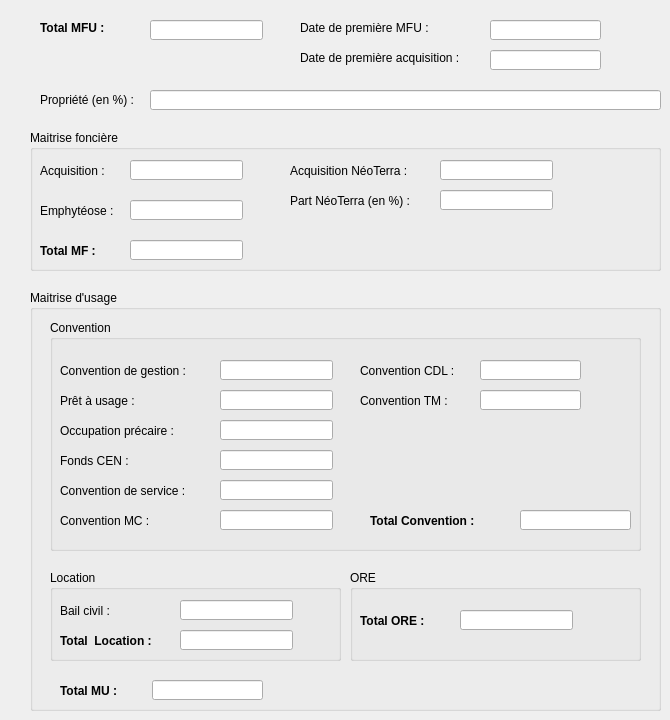
   <widget class="QWidget" name="tab">
    <attribute name="title">
     <string>MFU</string>
    </attribute>
    <widget class="QLabel" name="label_7">
     <property name="geometry">
      <rect>
       <x>40</x>
       <y>20</y>
       <width>81</width>
       <height>16</height>
      </rect>
     </property>
     <property name="font">
      <font>
       <weight>75</weight>
       <bold>true</bold>
      </font>
     </property>
     <property name="text">
      <string>Total MFU :</string>
     </property>
    </widget>
    <widget class="QGroupBox" name="groupBox_2">
     <property name="geometry">
      <rect>
       <x>30</x>
       <y>130</y>
       <width>631</width>
       <height>141</height>
      </rect>
     </property>
     <property name="title">
      <string>Maitrise foncière</string>
     </property>
     <widget class="QLineEdit" name="mf_total_achat">
      <property name="geometry">
       <rect>
        <x>100</x>
        <y>30</y>
        <width>113</width>
        <height>20</height>
       </rect>
      </property>
     </widget>
     <widget class="QLineEdit" name="mf_total_emphy">
      <property name="geometry">
       <rect>
        <x>100</x>
        <y>70</y>
        <width>113</width>
        <height>20</height>
       </rect>
      </property>
     </widget>
     <widget class="QLineEdit" name="mf_total_achat_neoterra">
      <property name="geometry">
       <rect>
        <x>410</x>
        <y>30</y>
        <width>113</width>
        <height>20</height>
       </rect>
      </property>
     </widget>
     <widget class="QLineEdit" name="mf_total">
      <property name="geometry">
       <rect>
        <x>100</x>
        <y>110</y>
        <width>113</width>
        <height>20</height>
       </rect>
      </property>
     </widget>
     <widget class="QLineEdit" name="mf_achat_part_neoterra">
      <property name="geometry">
       <rect>
        <x>410</x>
        <y>60</y>
        <width>113</width>
        <height>20</height>
       </rect>
      </property>
     </widget>
     <widget class="QLabel" name="label_9">
      <property name="geometry">
       <rect>
        <x>10</x>
        <y>30</y>
        <width>141</width>
        <height>21</height>
       </rect>
      </property>
      <property name="font">
       <font>
        <weight>50</weight>
        <bold>false</bold>
       </font>
      </property>
      <property name="text">
       <string>Acquisition :</string>
      </property>
     </widget>
     <widget class="QLabel" name="label_10">
      <property name="geometry">
       <rect>
        <x>10</x>
        <y>70</y>
        <width>141</width>
        <height>21</height>
       </rect>
      </property>
      <property name="font">
       <font>
        <weight>50</weight>
        <bold>false</bold>
       </font>
      </property>
      <property name="text">
       <string>Emphytéose :</string>
      </property>
     </widget>
     <widget class="QLabel" name="label_11">
      <property name="geometry">
       <rect>
        <x>260</x>
        <y>30</y>
        <width>141</width>
        <height>21</height>
       </rect>
      </property>
      <property name="font">
       <font>
        <weight>50</weight>
        <bold>false</bold>
       </font>
      </property>
      <property name="text">
       <string>Acquisition NéoTerra :</string>
      </property>
     </widget>
     <widget class="QLabel" name="label_12">
      <property name="geometry">
       <rect>
        <x>260</x>
        <y>60</y>
        <width>141</width>
        <height>21</height>
       </rect>
      </property>
      <property name="font">
       <font>
        <weight>50</weight>
        <bold>false</bold>
       </font>
      </property>
      <property name="text">
       <string>Part NéoTerra (en %) :</string>
      </property>
     </widget>
     <widget class="QLabel" name="label_13">
      <property name="geometry">
       <rect>
        <x>10</x>
        <y>110</y>
        <width>121</width>
        <height>21</height>
       </rect>
      </property>
      <property name="font">
       <font>
        <weight>75</weight>
        <bold>true</bold>
       </font>
      </property>
      <property name="text">
       <string>Total MF :</string>
      </property>
     </widget>
    </widget>
    <widget class="QGroupBox" name="groupBox_3">
     <property name="geometry">
      <rect>
       <x>30</x>
       <y>290</y>
       <width>631</width>
       <height>421</height>
      </rect>
     </property>
     <property name="title">
      <string>Maitrise d'usage</string>
     </property>
     <widget class="QGroupBox" name="groupBox_7">
      <property name="geometry">
       <rect>
        <x>20</x>
        <y>30</y>
        <width>591</width>
        <height>231</height>
       </rect>
      </property>
      <property name="title">
       <string>Convention</string>
      </property>
      <widget class="QLineEdit" name="mu_total_convention_cdl">
       <property name="geometry">
        <rect>
         <x>430</x>
         <y>40</y>
         <width>101</width>
         <height>20</height>
        </rect>
       </property>
       <property name="toolTip">
        <string>Convention de gestion avec le Conservatoire du littoral</string>
       </property>
      </widget>
      <widget class="QLabel" name="label_31">
       <property name="geometry">
        <rect>
         <x>10</x>
         <y>70</y>
         <width>141</width>
         <height>21</height>
        </rect>
       </property>
       <property name="font">
        <font>
         <weight>50</weight>
         <bold>false</bold>
        </font>
       </property>
       <property name="text">
        <string>Prêt à usage :</string>
       </property>
      </widget>
      <widget class="QLabel" name="label_32">
       <property name="geometry">
        <rect>
         <x>10</x>
         <y>130</y>
         <width>141</width>
         <height>21</height>
        </rect>
       </property>
       <property name="font">
        <font>
         <weight>50</weight>
         <bold>false</bold>
        </font>
       </property>
       <property name="toolTip">
        <string>Convention de gestion entre le CEN et le Fonds de dotation / la Fondation des CEN</string>
       </property>
       <property name="text">
        <string>Fonds CEN :</string>
       </property>
      </widget>
      <widget class="QLineEdit" name="mu_total_convention_occ_precaire">
       <property name="geometry">
        <rect>
         <x>170</x>
         <y>100</y>
         <width>113</width>
         <height>20</height>
        </rect>
       </property>
      </widget>
      <widget class="QLabel" name="label_33">
       <property name="geometry">
        <rect>
         <x>10</x>
         <y>40</y>
         <width>141</width>
         <height>21</height>
        </rect>
       </property>
       <property name="font">
        <font>
         <weight>50</weight>
         <bold>false</bold>
        </font>
       </property>
       <property name="text">
        <string>Convention de gestion :</string>
       </property>
      </widget>
      <widget class="QLineEdit" name="mu_total_convention_gestion">
       <property name="geometry">
        <rect>
         <x>170</x>
         <y>40</y>
         <width>113</width>
         <height>20</height>
        </rect>
       </property>
      </widget>
      <widget class="QLabel" name="label_35">
       <property name="geometry">
        <rect>
         <x>10</x>
         <y>100</y>
         <width>121</width>
         <height>21</height>
        </rect>
       </property>
       <property name="font">
        <font>
         <weight>50</weight>
         <bold>false</bold>
        </font>
       </property>
       <property name="text">
        <string>Occupation précaire :</string>
       </property>
      </widget>
      <widget class="QLineEdit" name="mu_total_pret_usage">
       <property name="geometry">
        <rect>
         <x>170</x>
         <y>70</y>
         <width>113</width>
         <height>20</height>
        </rect>
       </property>
      </widget>
      <widget class="QLineEdit" name="mu_total_convention_fondation">
       <property name="geometry">
        <rect>
         <x>170</x>
         <y>130</y>
         <width>113</width>
         <height>20</height>
        </rect>
       </property>
       <property name="toolTip">
        <string>Convention de gestion entre le CEN et le Fonds de dotation / la Fondation des CEN</string>
       </property>
      </widget>
      <widget class="QLabel" name="label_34">
       <property name="geometry">
        <rect>
         <x>310</x>
         <y>40</y>
         <width>101</width>
         <height>21</height>
        </rect>
       </property>
       <property name="font">
        <font>
         <weight>50</weight>
         <bold>false</bold>
        </font>
       </property>
       <property name="toolTip">
        <string>Convention de gestion avec le Conservatoire du littoral</string>
       </property>
       <property name="text">
        <string>Convention CDL :</string>
       </property>
      </widget>
      <widget class="QLineEdit" name="mu_total_convention_service">
       <property name="geometry">
        <rect>
         <x>170</x>
         <y>160</y>
         <width>113</width>
         <height>20</height>
        </rect>
       </property>
       <property name="toolTip">
        <string>Convention dans le cadre de prestations de services</string>
       </property>
       <property name="text">
        <string/>
       </property>
      </widget>
      <widget class="QLabel" name="label_36">
       <property name="geometry">
        <rect>
         <x>310</x>
         <y>70</y>
         <width>141</width>
         <height>21</height>
        </rect>
       </property>
       <property name="font">
        <font>
         <weight>50</weight>
         <bold>false</bold>
        </font>
       </property>
       <property name="toolTip">
        <string>Convention de gestion sur terrains militaires</string>
       </property>
       <property name="text">
        <string>Convention TM : </string>
       </property>
      </widget>
      <widget class="QLabel" name="label_37">
       <property name="geometry">
        <rect>
         <x>10</x>
         <y>160</y>
         <width>141</width>
         <height>21</height>
        </rect>
       </property>
       <property name="font">
        <font>
         <weight>50</weight>
         <bold>false</bold>
        </font>
       </property>
       <property name="toolTip">
        <string>Convention dans le cadre de prestations de services</string>
       </property>
       <property name="text">
        <string>Convention de service :</string>
       </property>
      </widget>
      <widget class="QLineEdit" name="mu_total_convention_tm">
       <property name="geometry">
        <rect>
         <x>430</x>
         <y>70</y>
         <width>101</width>
         <height>20</height>
        </rect>
       </property>
       <property name="toolTip">
        <string>Convention de gestion sur terrains militaires</string>
       </property>
       <property name="text">
        <string/>
       </property>
      </widget>
      <widget class="QLabel" name="label_38">
       <property name="geometry">
        <rect>
         <x>10</x>
         <y>190</y>
         <width>141</width>
         <height>21</height>
        </rect>
       </property>
       <property name="font">
        <font>
         <weight>50</weight>
         <bold>false</bold>
        </font>
       </property>
       <property name="toolTip">
        <string>Convention sur un site en mesures compensatoires</string>
       </property>
       <property name="text">
        <string>Convention MC :</string>
       </property>
      </widget>
      <widget class="QLineEdit" name="mu_total_convention_mc">
       <property name="geometry">
        <rect>
         <x>170</x>
         <y>190</y>
         <width>113</width>
         <height>20</height>
        </rect>
       </property>
       <property name="toolTip">
        <string>Convention sur un site en mesures compensatoires</string>
       </property>
      </widget>
      <widget class="QLabel" name="label_65">
       <property name="geometry">
        <rect>
         <x>320</x>
         <y>190</y>
         <width>121</width>
         <height>21</height>
        </rect>
       </property>
       <property name="font">
        <font>
         <weight>75</weight>
         <bold>true</bold>
        </font>
       </property>
       <property name="text">
        <string>Total Convention :</string>
       </property>
      </widget>
      <widget class="QLineEdit" name="mu_total_convention">
       <property name="geometry">
        <rect>
         <x>470</x>
         <y>190</y>
         <width>111</width>
         <height>20</height>
        </rect>
       </property>
      </widget>
     </widget>
     <widget class="QGroupBox" name="groupBox_6">
      <property name="geometry">
       <rect>
        <x>20</x>
        <y>280</y>
        <width>291</width>
        <height>91</height>
       </rect>
      </property>
      <property name="title">
       <string>Location</string>
      </property>
      <widget class="QLabel" name="label_29">
       <property name="geometry">
        <rect>
         <x>10</x>
         <y>30</y>
         <width>81</width>
         <height>21</height>
        </rect>
       </property>
       <property name="font">
        <font>
         <weight>50</weight>
         <bold>false</bold>
        </font>
       </property>
       <property name="text">
        <string>Bail civil :</string>
       </property>
      </widget>
      <widget class="QLineEdit" name="mu_total_location_bail_civil">
       <property name="geometry">
        <rect>
         <x>130</x>
         <y>30</y>
         <width>113</width>
         <height>20</height>
        </rect>
       </property>
      </widget>
      <widget class="QLineEdit" name="mu_total_location">
       <property name="geometry">
        <rect>
         <x>130</x>
         <y>60</y>
         <width>113</width>
         <height>20</height>
        </rect>
       </property>
      </widget>
      <widget class="QLabel" name="label_30">
       <property name="geometry">
        <rect>
         <x>10</x>
         <y>60</y>
         <width>101</width>
         <height>21</height>
        </rect>
       </property>
       <property name="font">
        <font>
         <weight>75</weight>
         <bold>true</bold>
        </font>
       </property>
       <property name="text">
        <string>Total  Location :</string>
       </property>
      </widget>
     </widget>
     <widget class="QGroupBox" name="groupBox_5">
      <property name="geometry">
       <rect>
        <x>320</x>
        <y>280</y>
        <width>291</width>
        <height>91</height>
       </rect>
      </property>
      <property name="title">
       <string>ORE</string>
      </property>
      <widget class="QLabel" name="label_14">
       <property name="geometry">
        <rect>
         <x>10</x>
         <y>40</y>
         <width>81</width>
         <height>21</height>
        </rect>
       </property>
       <property name="font">
        <font>
         <weight>75</weight>
         <bold>true</bold>
        </font>
       </property>
       <property name="text">
        <string>Total ORE :</string>
       </property>
      </widget>
      <widget class="QLineEdit" name="mu_total_ore">
       <property name="geometry">
        <rect>
         <x>110</x>
         <y>40</y>
         <width>113</width>
         <height>20</height>
        </rect>
       </property>
      </widget>
     </widget>
     <widget class="QLabel" name="label_39">
      <property name="geometry">
       <rect>
        <x>30</x>
        <y>390</y>
        <width>121</width>
        <height>21</height>
       </rect>
      </property>
      <property name="font">
       <font>
        <weight>75</weight>
        <bold>true</bold>
       </font>
      </property>
      <property name="text">
       <string>Total MU :</string>
      </property>
     </widget>
     <widget class="QLineEdit" name="mu_total">
      <property name="geometry">
       <rect>
        <x>122</x>
        <y>390</y>
        <width>111</width>
        <height>20</height>
       </rect>
      </property>
     </widget>
    </widget>
    <widget class="QLineEdit" name="mfu_total">
     <property name="geometry">
      <rect>
       <x>150</x>
       <y>20</y>
       <width>113</width>
       <height>20</height>
      </rect>
     </property>
    </widget>
    <widget class="QLabel" name="label_8">
     <property name="geometry">
      <rect>
       <x>300</x>
       <y>20</y>
       <width>151</width>
       <height>16</height>
      </rect>
     </property>
     <property name="font">
      <font>
       <weight>50</weight>
       <bold>false</bold>
      </font>
     </property>
     <property name="text">
      <string>Date de première MFU :</string>
     </property>
    </widget>
    <widget class="QLineEdit" name="date_premiere_mfu">
     <property name="geometry">
      <rect>
       <x>490</x>
       <y>20</y>
       <width>111</width>
       <height>20</height>
      </rect>
     </property>
    </widget>
    <widget class="QLabel" name="label_16">
     <property name="geometry">
      <rect>
       <x>300</x>
       <y>50</y>
       <width>171</width>
       <height>16</height>
      </rect>
     </property>
     <property name="font">
      <font>
       <weight>50</weight>
       <bold>false</bold>
      </font>
     </property>
     <property name="text">
      <string>Date de première acquisition :</string>
     </property>
    </widget>
    <widget class="QLineEdit" name="date_premiere_acqui">
     <property name="geometry">
      <rect>
       <x>490</x>
       <y>50</y>
       <width>111</width>
       <height>20</height>
      </rect>
     </property>
    </widget>
    <widget class="QLabel" name="label_17">
     <property name="geometry">
      <rect>
       <x>40</x>
       <y>90</y>
       <width>121</width>
       <height>20</height>
      </rect>
     </property>
     <property name="font">
      <font>
       <weight>50</weight>
       <bold>false</bold>
      </font>
     </property>
     <property name="text">
      <string>Propriété (en %) : </string>
     </property>
    </widget>
    <widget class="QLineEdit" name="part_propriete">
     <property name="geometry">
      <rect>
       <x>150</x>
       <y>90</y>
       <width>511</width>
       <height>20</height>
      </rect>
     </property>
    </widget>
   </widget>
